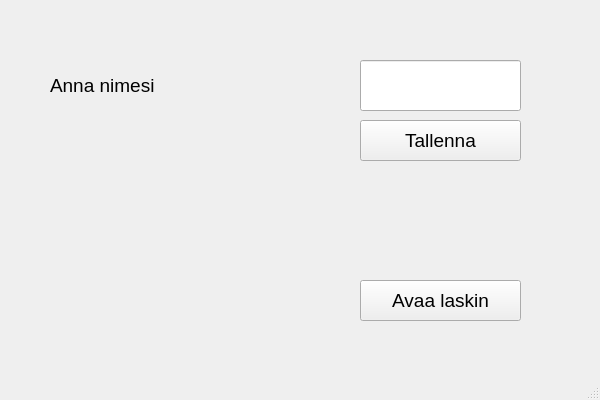
<?xml version="1.0" encoding="UTF-8"?>
<ui version="4.0">
 <class>MainWindow</class>
 <widget class="QMainWindow" name="MainWindow">
  <property name="geometry">
   <rect>
    <x>0</x>
    <y>0</y>
    <width>600</width>
    <height>400</height>
   </rect>
  </property>
  <property name="windowTitle">
   <string>MainWindow</string>
  </property>
  <widget class="QWidget" name="centralwidget">
   <widget class="QLabel" name="label">
    <property name="geometry">
     <rect>
      <x>50</x>
      <y>60</y>
      <width>231</width>
      <height>51</height>
     </rect>
    </property>
    <property name="font">
     <font>
      <family>Arial</family>
      <pointsize>14</pointsize>
     </font>
    </property>
    <property name="text">
     <string>Anna nimesi</string>
    </property>
   </widget>
   <widget class="QLineEdit" name="textName">
    <property name="geometry">
     <rect>
      <x>360</x>
      <y>60</y>
      <width>161</width>
      <height>51</height>
     </rect>
    </property>
    <property name="font">
     <font>
      <family>Arial</family>
      <pointsize>14</pointsize>
     </font>
    </property>
   </widget>
   <widget class="QLabel" name="labelResult">
    <property name="geometry">
     <rect>
      <x>40</x>
      <y>170</y>
      <width>511</width>
      <height>81</height>
     </rect>
    </property>
    <property name="font">
     <font>
      <family>Arial</family>
      <pointsize>14</pointsize>
     </font>
    </property>
    <property name="text">
     <string/>
    </property>
   </widget>
   <widget class="QPushButton" name="btnSave">
    <property name="geometry">
     <rect>
      <x>360</x>
      <y>120</y>
      <width>161</width>
      <height>41</height>
     </rect>
    </property>
    <property name="font">
     <font>
      <family>Arial</family>
      <pointsize>14</pointsize>
     </font>
    </property>
    <property name="text">
     <string>Tallenna</string>
    </property>
   </widget>
   <widget class="QPushButton" name="btnOpenCalculator">
    <property name="geometry">
     <rect>
      <x>360</x>
      <y>280</y>
      <width>161</width>
      <height>41</height>
     </rect>
    </property>
    <property name="font">
     <font>
      <family>Arial</family>
      <pointsize>14</pointsize>
     </font>
    </property>
    <property name="text">
     <string>Avaa laskin</string>
    </property>
   </widget>
  </widget>
  <widget class="QMenuBar" name="menubar">
   <property name="geometry">
    <rect>
     <x>0</x>
     <y>0</y>
     <width>600</width>
     <height>22</height>
    </rect>
   </property>
  </widget>
  <widget class="QStatusBar" name="statusbar"/>
 </widget>
 <resources/>
 <connections/>
</ui>
